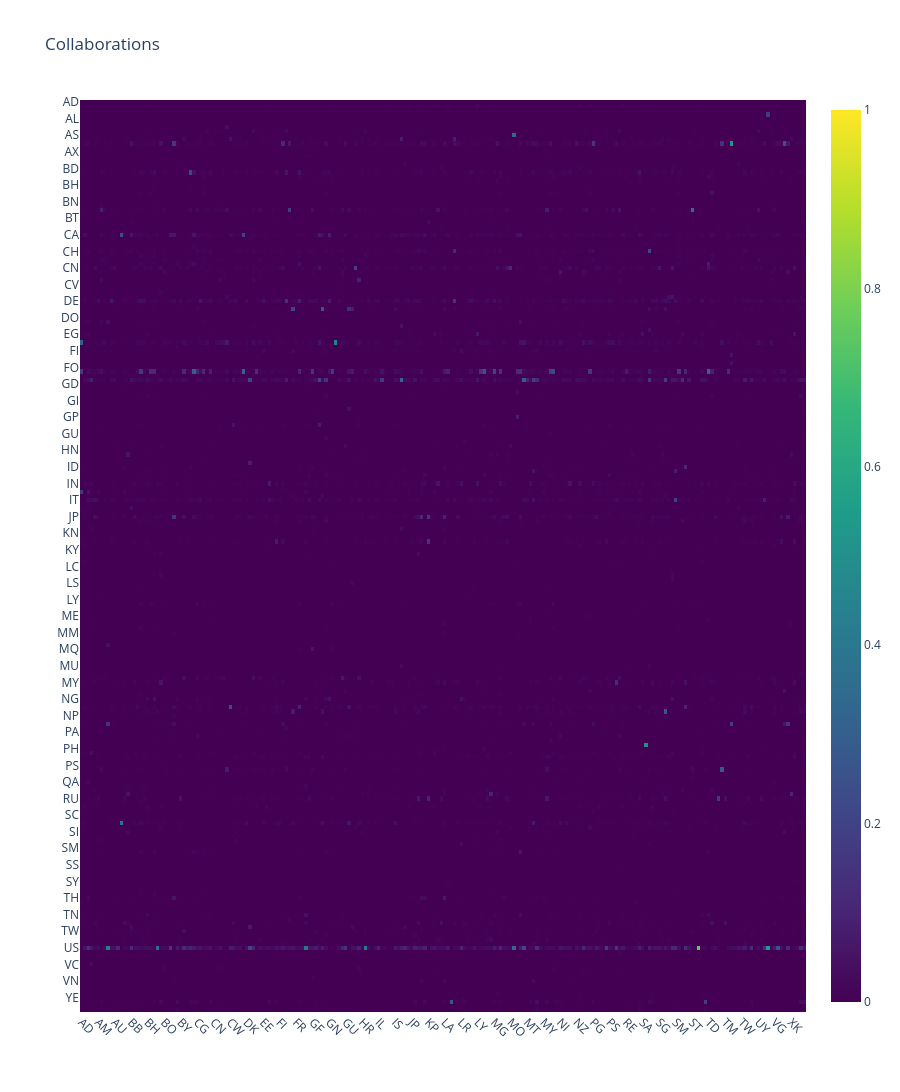

The cell this chart's notebook holds for it:
### Code cell
# importlib.reload(uf)

# subset = uf.top_n_countries_by_articles(20)
# region="Europe"
# subset = df_collaboration_stats.query(f"region == \"{region}\"").index.to_list()
# country = "FR"
# subset = df_collaboration_weighted_norm.loc[country].sort_values(ascending=False).head(30).index.to_list()
# country = "CU"
# subset = df_collaboration_weighted_norm[country].sort_values(ascending=False).head(30).index.to_list()
subset = df_collaboration_weighted_norm.index.to_list()

uf.plotly_heatmap(
    df_collaboration_weighted_norm.loc[subset, subset],
    y_labels=subset,
    x_labels=subset,
    y_type="country",
    x_type="country",
    y_name="X-Country",
    x_name="Y-Country",
    title="Collaborations",
    line_height=20,
    z_min=0, z_max=1
)

### Figure 1 — Plotly figure (JSON) as saved in the notebook; plotly's stock layout.template omitted (floating-point values rounded to 4 significant figures; data arrays with more than 128 entries replaced by an {"elided": "..."} marker saying what was removed)
{"data": [{"colorscale": [[0.0, "#440154"], [0.1111, "#482878"], [0.2222, "#3e4989"], [0.3333, "#31688e"], [0.4444, "#26828e"], [0.5556, "#1f9e89"], [0.6667, "#35b779"], [0.7778, "#6ece58"], [0.8889, "#b5de2b"], [1.0, "#fde725"]], "customdata": {"elided": "220x220x2 str values"}, "hovertemplate": "<b>Y-Country: </b>%{customdata[0]}<br><b>X-Country: </b>%{customdata[1]}<br><b>Z: </b> %{z:.3f}<br><extra></extra>", "x": {"elided": "220 str values"}, "y": {"elided": "220 str values"}, "z": {"elided": "220x220 float values"}, "zmax": 1, "zmin": 0, "type": "heatmap"}], "layout": {"xaxis": {"tickangle": 45, "automargin": true}, "yaxis": {"autorange": "reversed", "automargin": true}, "title": {"text": "Collaborations"}, "height": 4400}}
